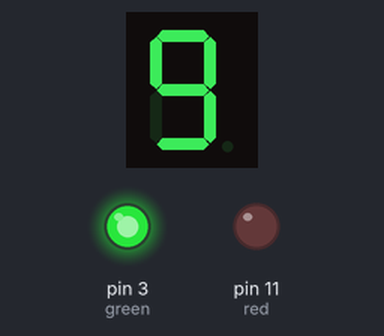
Recording of a sketch running on a simulated Arduino Uno, built with avr-gcc and run on an emulated ATmega328P. Shown: 1-digit seven-segment display, output pins drawn as LEDs (lit = HIGH). Wiring (inferred from the names in the program): 1-digit 7-segment display, segments lit when HIGH: segments pin 6, pin 7, pin 10, pin 9, pin 8, pin 5, pin 4. The segment pins are drawn as the display they are named for; pins used as bus, display or sensor lines are not drawn.

Above: at 0.1 s.
At 11.0 s:
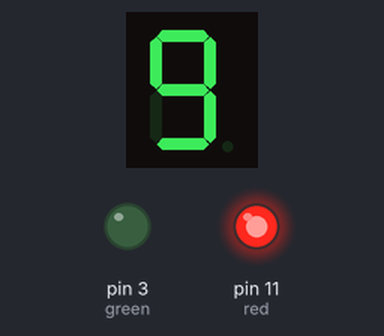
At 18.09 s:
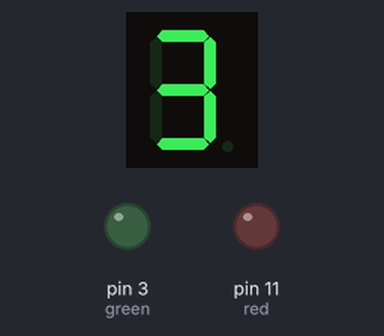
At 38.0 s:
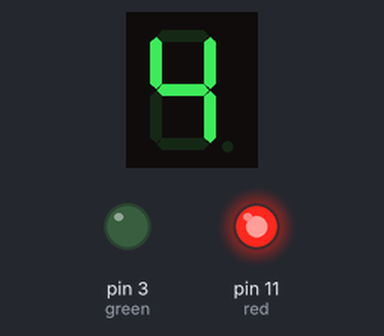
Timing chart, 0 to 40.0 s (numbered marks = the images above):
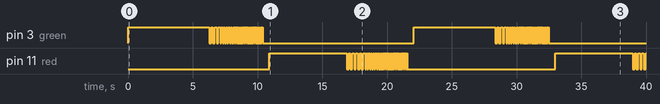

The sketch:

traffic_light.ino
```cpp
int A = 6;
int B = 7;
int C = 10;
int D = 9;
int E = 8;
int F = 5;
int G = 4;
int green = 3;
int red = 11;

void setup() {
pinMode(A, OUTPUT);
pinMode(B, OUTPUT);
pinMode(C, OUTPUT);
pinMode(D, OUTPUT);
pinMode(E, OUTPUT);
pinMode(F, OUTPUT);
pinMode(G, OUTPUT);
pinMode(green, OUTPUT);
pinMode(red, OUTPUT);
}
void nine(){
  digitalWrite(A, HIGH);
  digitalWrite(B, HIGH);
  digitalWrite(C, HIGH);
  digitalWrite(D, HIGH);
  digitalWrite(E, LOW);
  digitalWrite(F, HIGH);
  digitalWrite(G, HIGH);
}
void eight(){
  digitalWrite(A, HIGH);
  digitalWrite(B, HIGH);
  digitalWrite(C, HIGH);
  digitalWrite(D, HIGH);
  digitalWrite(E, HIGH);
  digitalWrite(F, HIGH);
  digitalWrite(G, HIGH);
}
void seven(){
  digitalWrite(A, HIGH);
  digitalWrite(B, HIGH);
  digitalWrite(C, HIGH);
  digitalWrite(D, LOW);
  digitalWrite(E, LOW);
  digitalWrite(F, LOW);
  digitalWrite(G, LOW);
}
void six(){
  digitalWrite(A, HIGH);
  digitalWrite(B, LOW);
  digitalWrite(C, HIGH);
  digitalWrite(D, HIGH);
  digitalWrite(E, HIGH);
  digitalWrite(F, HIGH);
  digitalWrite(G, HIGH);
}
void five(){
  digitalWrite(A, HIGH);
  digitalWrite(B, LOW);
  digitalWrite(C, HIGH);
  digitalWrite(D, HIGH);
  digitalWrite(E, LOW);
  digitalWrite(F, HIGH);
  digitalWrite(G, HIGH);
}
void four(){
  digitalWrite(A, LOW);
  digitalWrite(B, HIGH);
  digitalWrite(C, HIGH);
  digitalWrite(D, LOW);
  digitalWrite(E, LOW);
  digitalWrite(F, HIGH);
  digitalWrite(G, HIGH);
}
void three(){
  digitalWrite(A, HIGH);
  digitalWrite(B, HIGH);
  digitalWrite(C, HIGH);
  digitalWrite(D, HIGH);
  digitalWrite(E, LOW);
  digitalWrite(F, LOW);
  digitalWrite(G, HIGH);
}
void two(){
  digitalWrite(A, HIGH);
  digitalWrite(B, HIGH);
  digitalWrite(C, LOW);
  digitalWrite(D, HIGH);
  digitalWrite(E, HIGH);
  digitalWrite(F, LOW);
  digitalWrite(G, HIGH);
}
void one(){
  digitalWrite(A, LOW);
  digitalWrite(B, HIGH);
  digitalWrite(C, HIGH);
  digitalWrite(D, LOW);
  digitalWrite(E, LOW);
  digitalWrite(F, LOW);
  digitalWrite(G, LOW);
}
void zero(){
  digitalWrite(A, HIGH);
  digitalWrite(B, HIGH);
  digitalWrite(C, HIGH);
  digitalWrite(D, HIGH);
  digitalWrite(E, HIGH);
  digitalWrite(F, HIGH);
  digitalWrite(G, LOW);
}
void breaktime(){
  digitalWrite(green, LOW);
  digitalWrite(red, LOW);

  digitalWrite(A, LOW);
  digitalWrite(B, LOW);
  digitalWrite(C, LOW);
  digitalWrite(D, LOW);
  digitalWrite(E, LOW);
  digitalWrite(F, LOW);
  digitalWrite(G, LOW);
}


void loop() {
digitalWrite(green, HIGH);
nine();
delay(1000);
eight();
delay(1000);
seven();
delay(1000);
six();
delay(1000);
five();
delay(1000);
four();
delay(1000);
three();
delay(140);
digitalWrite(green, HIGH);
delay(140);
digitalWrite(green, LOW);
delay(140);
digitalWrite(green, HIGH);
delay(140);
digitalWrite(green, LOW);
delay(140);
digitalWrite(green, HIGH);
delay(140);
digitalWrite(green, LOW);
delay(140);
digitalWrite(green, HIGH);
delay(140);
two();
digitalWrite(green, LOW);
delay(90);
digitalWrite(green, HIGH);
delay(90);
digitalWrite(green, LOW);
delay(90);
digitalWrite(green, HIGH);
delay(90);
digitalWrite(green, LOW);
delay(90);
digitalWrite(green, HIGH);
delay(90);
digitalWrite(green, LOW);
delay(90);
digitalWrite(green, HIGH);
delay(90);
digitalWrite(green, LOW);
delay(90);
digitalWrite(green, HIGH);
delay(90);
digitalWrite(green, LOW);
delay(90);
digitalWrite(green, HIGH);
delay(90);
one();
digitalWrite(green, LOW);
delay(55);
digitalWrite(green, HIGH);
delay(55);
digitalWrite(green, LOW);
delay(55);
digitalWrite(green, HIGH);
delay(55);
digitalWrite(green, LOW);
delay(55);
digitalWrite(green, HIGH);
delay(55);
digitalWrite(green, LOW);
delay(55);
digitalWrite(green, HIGH);
delay(55);
digitalWrite(green, LOW);
delay(55);
digitalWrite(green, HIGH);
delay(55);
digitalWrite(green, LOW);
delay(55);
digitalWrite(green, HIGH);
delay(55);
digitalWrite(green, LOW);
delay(55);
digitalWrite(green, HIGH);
delay(55);
digitalWrite(green, LOW);
delay(55);
digitalWrite(green, HIGH);
delay(55);
digitalWrite(green, LOW);
delay(55);
digitalWrite(green, HIGH);
delay(55);
digitalWrite(green, LOW);
delay(55);
digitalWrite(green, HIGH);
delay(55);
zero();
digitalWrite(green, LOW);
delay(55);
digitalWrite(green, HIGH);
delay(55);
digitalWrite(green, LOW);
delay(55);
digitalWrite(green, HIGH);
delay(55);
digitalWrite(green, LOW);
delay(55);
digitalWrite(green, HIGH);
delay(55);
digitalWrite(green, LOW);
delay(55);
digitalWrite(green, HIGH);
delay(55);
digitalWrite(green, LOW);
delay(55);
digitalWrite(green, HIGH);
delay(55);
digitalWrite(green, LOW);
delay(55);
digitalWrite(green, HIGH);
delay(55);
digitalWrite(green, LOW);
delay(55);
digitalWrite(green, HIGH);
delay(55);
digitalWrite(green, LOW);
delay(55);
digitalWrite(green, HIGH);
delay(55);
digitalWrite(green, LOW);
delay(55);
digitalWrite(green, HIGH);
delay(55);
digitalWrite(green, LOW);
delay(55);
digitalWrite(green, HIGH);
delay(55);
digitalWrite(green, LOW);
breaktime();
delay(500);
digitalWrite(red, HIGH);
nine();
delay(1000);
eight();
delay(1000);
seven();
delay(1000);
six();
delay(1000);
five();
delay(1000);
four();
delay(1000);
three();
digitalWrite(red, LOW);
delay(140);
digitalWrite(red, HIGH);
delay(140);
digitalWrite(red, LOW);
delay(140);
digitalWrite(red, HIGH);
delay(140);
digitalWrite(red, LOW);
delay(140);
digitalWrite(red, HIGH);
delay(140);
digitalWrite(red, LOW);
delay(140);
digitalWrite(red, HIGH);
delay(140);
digitalWrite(red, LOW);
delay(140);
digitalWrite(red, HIGH);
delay(140);
two();
digitalWrite(red, LOW);
delay(90);
digitalWrite(red, HIGH);
delay(90);
digitalWrite(red, LOW);
delay(90);
digitalWrite(red, HIGH);
delay(90);
digitalWrite(red, LOW);
delay(90);
digitalWrite(red, HIGH);
delay(90);
digitalWrite(red, LOW);
delay(90);
digitalWrite(red, HIGH);
delay(90);
digitalWrite(red, LOW);
delay(90);
digitalWrite(red, HIGH);
delay(90);
digitalWrite(red, LOW);
delay(90);
digitalWrite(red, HIGH);
delay(90);
one();
digitalWrite(red, LOW);
delay(55);
digitalWrite(red, HIGH);
delay(55);
digitalWrite(red, LOW);
delay(55);
digitalWrite(red, HIGH);
delay(55);
digitalWrite(red, LOW);
delay(55);
digitalWrite(red, HIGH);
delay(55);
digitalWrite(red, LOW);
delay(55);
digitalWrite(red, HIGH);
delay(55);
digitalWrite(red, LOW);
delay(55);
digitalWrite(red, HIGH);
delay(55);
digitalWrite(red, LOW);
delay(55);
digitalWrite(red, HIGH);
delay(55);
digitalWrite(red, LOW);
delay(55);
digitalWrite(red, HIGH);
delay(55);
digitalWrite(red, LOW);
delay(55);
digitalWrite(red, HIGH);
delay(55);
digitalWrite(red, LOW);
delay(55);
digitalWrite(red, HIGH);
delay(55);
digitalWrite(red, LOW);
delay(55);
digitalWrite(red, HIGH);
delay(55);
zero();
digitalWrite(red, LOW);
delay(55);
digitalWrite(red, HIGH);
delay(55);
digitalWrite(red, LOW);
delay(55);
digitalWrite(red, HIGH);
delay(55);
digitalWrite(red, LOW);
delay(55);
digitalWrite(red, HIGH);
delay(55);
digitalWrite(red, LOW);
delay(55);
digitalWrite(red, HIGH);
delay(55);
digitalWrite(red, LOW);
delay(55);
digitalWrite(red, HIGH);
delay(55);
digitalWrite(red, LOW);
delay(55);
digitalWrite(red, HIGH);
delay(55);
digitalWrite(red, LOW);
delay(55);
digitalWrite(red, HIGH);
delay(55);
digitalWrite(red, LOW);
delay(55);
digitalWrite(red, HIGH);
delay(55);
digitalWrite(red, LOW);
delay(55);
digitalWrite(red, HIGH);
delay(55);
digitalWrite(red, LOW);
delay(55);
digitalWrite(red, HIGH);
delay(55);
digitalWrite(red, LOW);
breaktime();
delay(500);
}
```

Measured:
- by itself, pin 3 (green): LOW → HIGH at 0.00 s, → LOW 6.3 s later, → HIGH 0.14 s later, → LOW 0.14 s later, … (120 changes in this stretch)
- by itself, pin 11 (red): LOW → HIGH at 10.9 s, → LOW 6.0 s later, → HIGH 0.14 s later, → LOW 0.14 s later, … (73 changes in this stretch)
- what the display in image 1 shows lasts 1.0 s, from 10.9 s to 11.9 s
- what the display in image 2 shows lasts 1.4 s, from 16.9 s to 18.3 s
